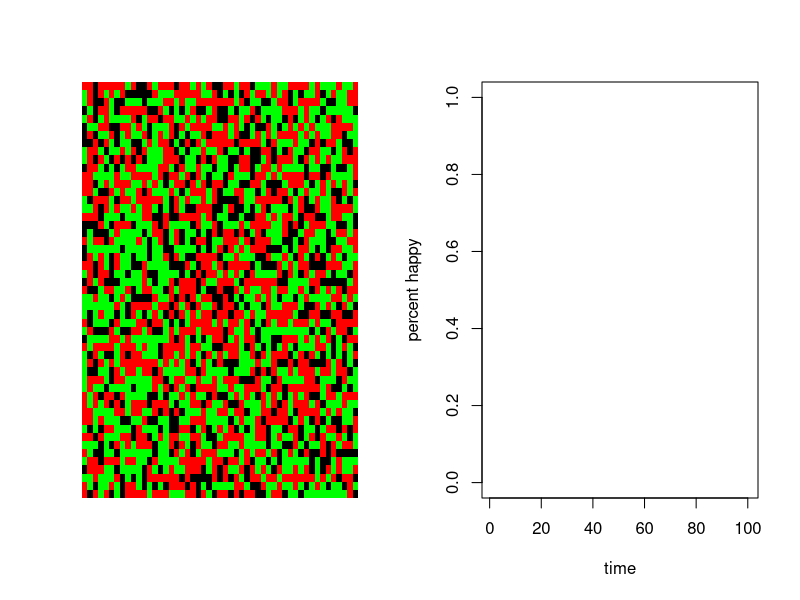
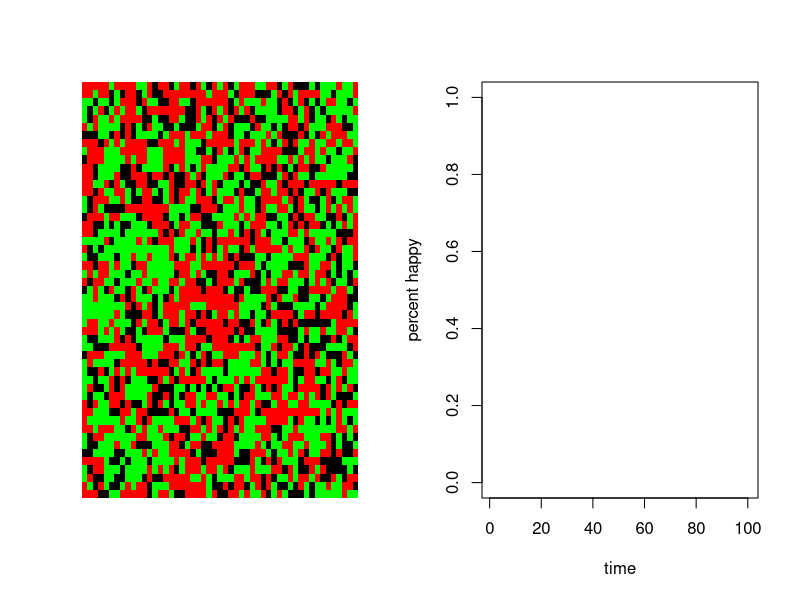
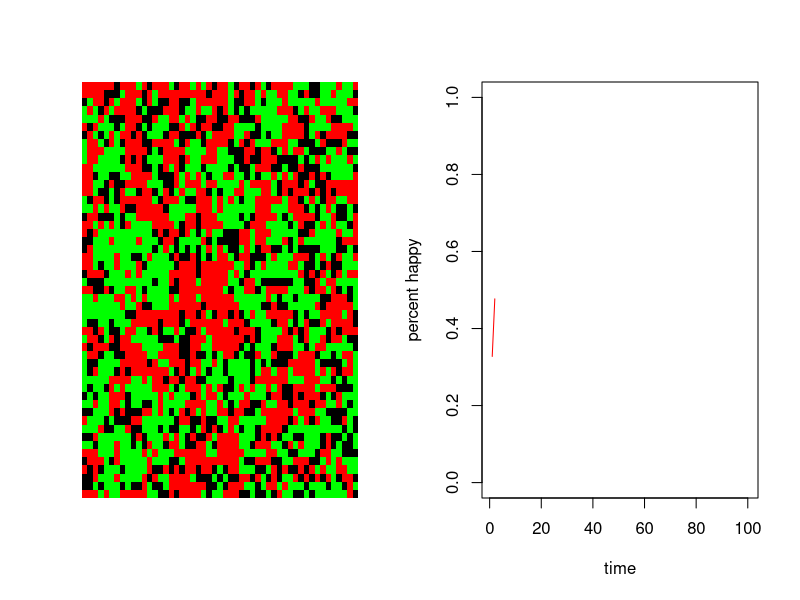
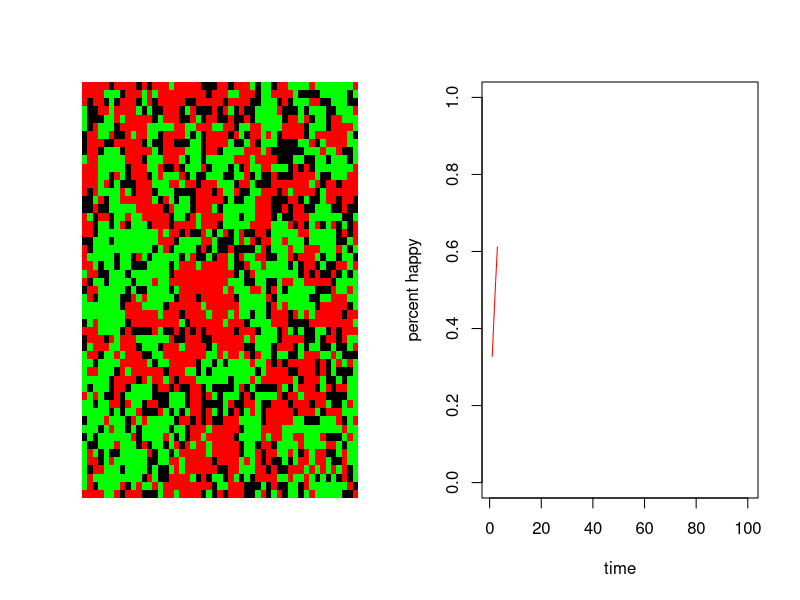
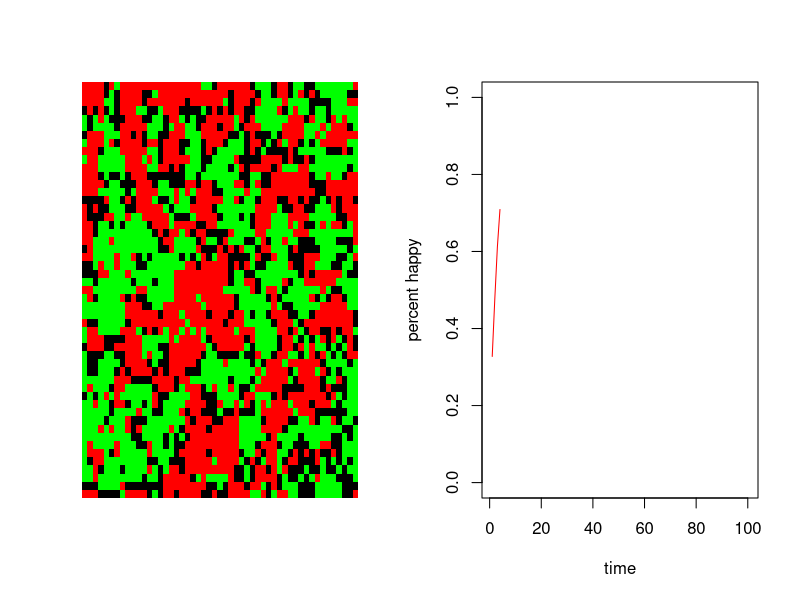
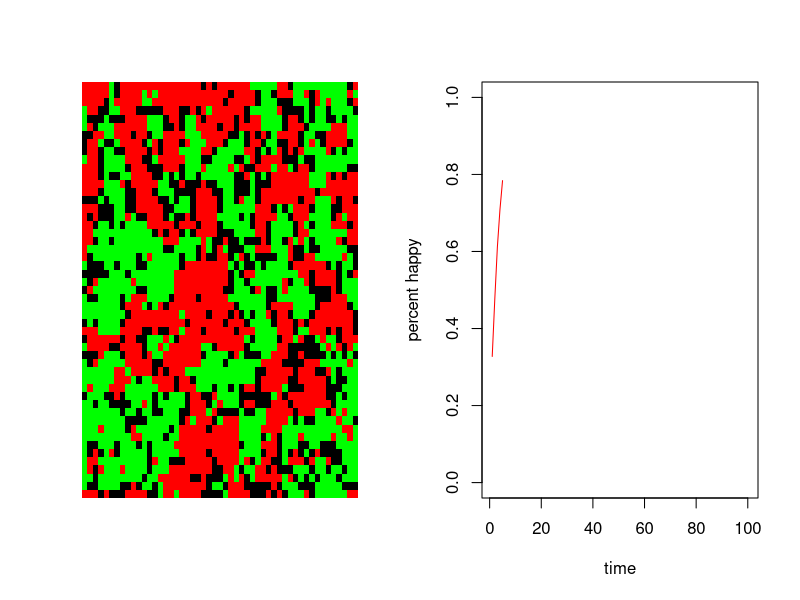
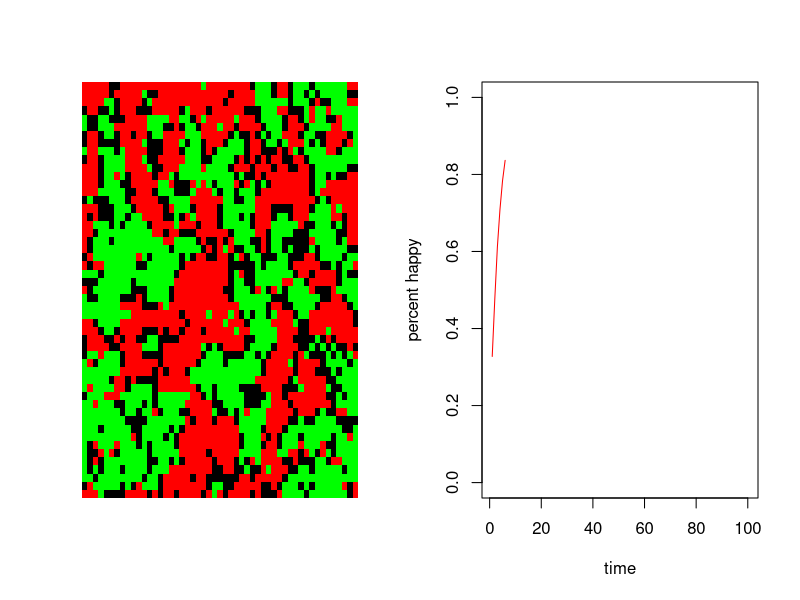
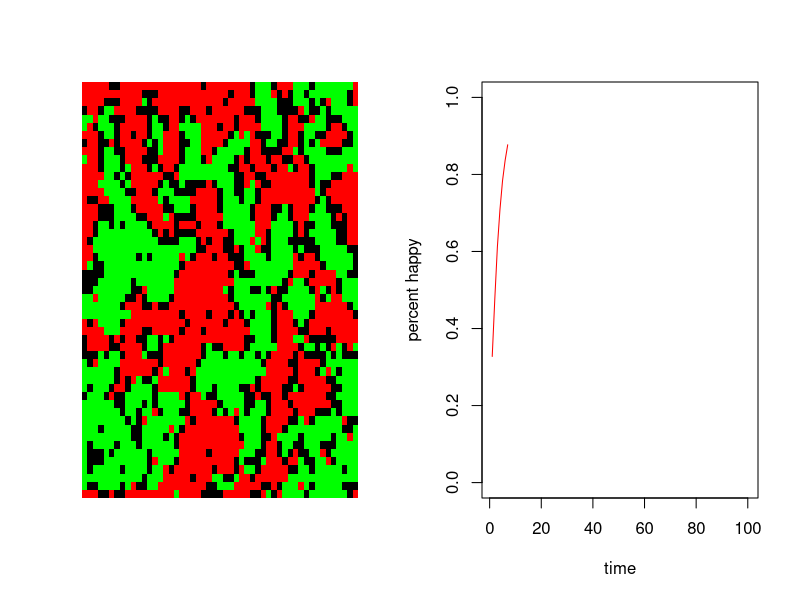

Source code (R) for these figures, in order: (Note: a time limit stopped this script after it produced the figures.)
rm(list=ls())
# Schelling model is situated on a grid and in simple form one cell of a grid represents three states: uninhabited,
# inhabited by a member of one group, inhabitd by a member of second group: 0, 1, 2.

number  <- 2000
group  <- c(rep(0, 51*51-number), rep(1, number/2), rep(2, number/2))
grid <- matrix(sample(group, 2601, replace = F), ncol = 51)

par(mfrow=c(1, 2))
image(grid, col=c("black", "red", "green"), axes = F)
plot(runif(100, 0, 1), ylab = "percent happy",
     xlab = "time", col = 'white', ylim = c(0, 1))

alike_preference  <- .60

happiness_tracker <- c()

get_neighbors<-function(coords) {
    n<-c()
    for (i in c(1:8)) {

        if (i == 1) {
            x<-coords[1] + 1
            y<-coords[2]
        }

        if (i == 2) {
            x<-coords[1] + 1
            y<-coords[2] + 1
        }

        if (i == 3) {
            x<-coords[1]
            y<-coords[2] + 1
        }

        if (i == 4) {
            x<-coords[1] - 1
            y<-coords[2] + 1
        }

        if (i == 5) {
            x<-coords[1] - 1
            y<-coords[2]
        }

        if (i == 6) {
            x<-coords[1] - 1
            y<-coords[2] - 1
        }

        if (i == 7) {
            x<-coords[1]
            y<-coords[2] - 1
        }

        if (i == 8) {
            x<-coords[1] + 1
            y<-coords[2] - 1
        }

        if (x < 1) {
            x<-51
        }
        if (x > 51) {
            x<-1
        }
        if (y < 1) {
            y<-51
        }
        if (y > 51) {
            y<-1
        }
        n<-rbind(n,c(x,y))
    }
    n
}

for (t in c(1:1000)) {
    happy_cells <- c()
    unhappy_cells<-c()  

    for (j in c(1:51)) {
        for (k in c(1:51)) {
            current<-c(j,k)
            value<-grid[j,k] 
            if (value > 0) {
                like_neighbors<-0
                all_neighbors<-0
                neighbors<-get_neighbors(current)
                for (i in c(1:nrow(neighbors))){
                    x<-neighbors[i,1]
                    y<-neighbors[i,2]
                    if (grid[x,y] > 0) {
                        all_neighbors<-all_neighbors + 1
                    }
                    if (grid[x,y] == value) {
                        like_neighbors<-like_neighbors + 1
                    }
                }
                if (is.nan(like_neighbors / all_neighbors)==FALSE) {
                    if ((like_neighbors / all_neighbors) < alike_preference) {
                        unhappy_cells<-rbind(unhappy_cells,c(current[1],current[2]))
                    }
                    else {
                        happy_cells<-rbind(happy_cells,c(current[1],current[2]))
                    }
                }

                else {
                    happy_cells<-rbind(happy_cells,c(current[1],current[2]))
                }
            }
        }
    }


    happiness_tracker<-append(happiness_tracker,length(happy_cells)/(length(happy_cells) + length(unhappy_cells)))


    rand<-sample(nrow(unhappy_cells))
    for (i in rand) {
        mover<-unhappy_cells[i,]
        mover_val<-grid[mover[1],mover[2]]
        move_to<-c(sample(1:51,1),sample(1:51,1))
        move_to_val<-grid[move_to[1],move_to[2]]
        while (move_to_val > 0 ){
            move_to<-c(sample(1:51,1),sample(1:51,1))
            move_to_val<-grid[move_to[1],move_to[2]]
        }
        grid[mover[1],mover[2]]<-0
        grid[move_to[1],move_to[2]]<-mover_val
    }

    par(mfrow=c(1,2))
    image(grid,col=c("black","red","green"),axes=F)
    plot(runif(100,0,1),ylab="percent happy",xlab="time",col="white",ylim=c(0,1))
    lines(happiness_tracker,oma = c(0, 0, 2, 0),col="red")
}
